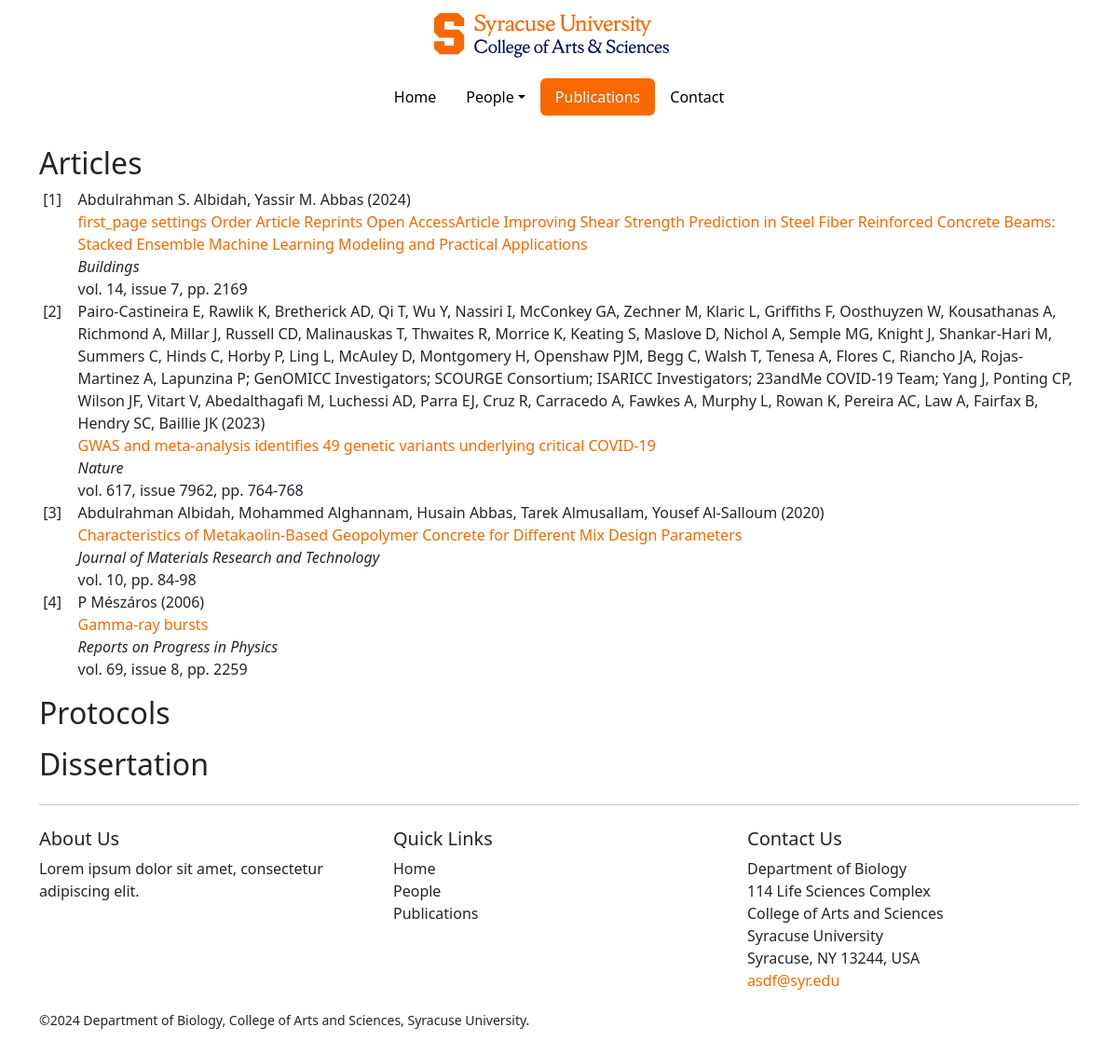
Before: /publications/ with the older database file.
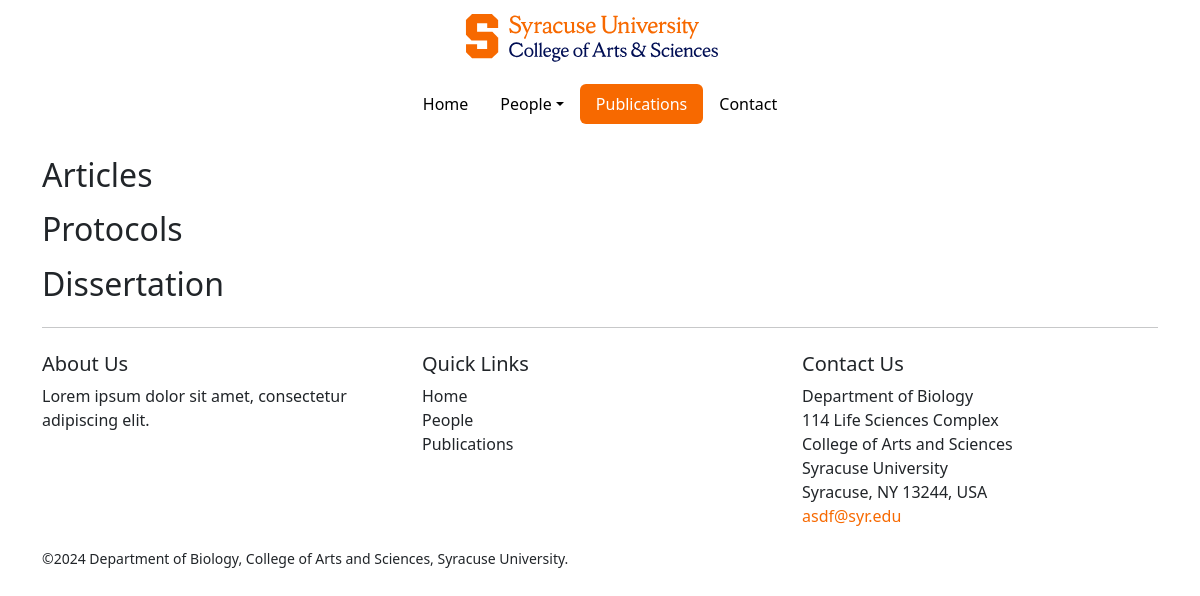
After: the same page with the newer database file.
### publications/models.py (models this page shows, shortened)
class Publication(models.Model):
    type = models.CharField(max_length=13, default="Journal",
        choices={
            "Journal":"Journal",
            "Protocol":"Protocol",
            "Patent":"Patent",
            "Dissertation":"Dissertation"})
    title = models.CharField(max_length=999)
    authors = models.TextField(help_text="Comma separated list of authors")
    year = models.PositiveIntegerField()
    month = models.PositiveIntegerField(blank=True, null=True)
    journal = models.CharField(max_length=255)
    volume = models.PositiveIntegerField(blank=True, null=True)
    issue = models.PositiveIntegerField(blank=True, null=True)
    pages = models.CharField(max_length=50, blank=True, null=True)
    doi = models.URLField(validators=[URLValidator()])
    class Meta:
        ordering = ['-year','-month']  # Sort by name in ascending order

### publications/views.py (the view)
# urls.py: re_path(r'^(?:(?P<first_name>\w+)/(?P<last_name>\w+)/(?P<name_used_for_publication>.+)/)?$', PublicationListView.as_view(), name='publication_list'),
class PublicationListView(ListView):
    template_name = 'publications/publication_list.html'
    context_object_name = 'publications'
    def get_queryset(self):
        publications = Publication.objects.all().order_by('-year','-month')
        return publications
    def get_context_data(self, **kwargs):
        context = super().get_context_data(**kwargs)
        context['target_author'] = self.kwargs.get('name_used_for_publication', 'Miao Y')  # Pass the target author name to the context
        return context

### main/templatetags/nav_active.py (called while the page is built)
@register.simple_tag
def active_url(request, url_name):
    if resolve(request.path_info).url_name == url_name:
        return "active"
    return ""

### publications/templates/publications/publication_list.html (shortened to what this page needs)
{% extends "base.html" %}
{% block content %}
<h2>Articles</h2>
<ol class="custom-counter">
    {% for article in publications %}
    {% if article.type == "Journal" %}
    <li class="list-group-item">
        {{ article.authors }} ({{ article.year }})<br/>
        <a href="{{ article.doi}}">{{ article.title }}</a><br/>
        <em>{{ article.journal }}</em><br/>
        {% if article.volume %} vol. {{ article.volume }}, {% endif %} {% if article.issue %} issue {{ article.issue }}, {% endif %} {% if article.pages %} pp. {{ article.pages }}{% endif %}
    </li>
    {% endif %}
    {% endfor %}
</ol>
<h2>Protocols</h2>
<h2>Dissertation</h2>
{% endblock %}

### templates/base.html (shortened to what this page needs)
<!DOCTYPE html>
<html lang="en">
<head>
    <link href="https://cdn.jsdelivr.net/npm/bootstrap@5.3.3/dist/css/bootstrap.min.css" rel="stylesheet">
</head>
<body>
    {% load static %}
    {% load nav_active %}
    <nav class="navbar justify-content-center">
        <a class="navbar-brand" href="{% url 'main_page' %}">
            <img src="/static/syracuse-arts-sciences.svg" alt="Logo" style="height:50px;">
        </a>
    </nav>
    <nav class="navbar justify-content-center" id="navbarNav">
        <ul class="nav nav-pills">
            <li class="nav-item">
                <a class="nav-link {% active_url request 'main_page' %}" href="{% url 'main_page' %}">Home</a>
            </li>
            <li class="nav-item dropdown">
                <a class="nav-link dropdown-toggle {% active_url request 'people_list' %}" href="{% url 'people_list' %}" role="button" aria-expanded="false">People</a>
            </li>
            <li class="nav-item">
                <a class="nav-link {% active_url request 'publication_list' %}" href="{% url 'publication_list' %}">Publications</a>
            </li>
            <li class="nav-item">
                <a class="nav-link {% active_url request 'contact' %}" href="{% url 'contact' %}">Contact</a>
            </li>
        </ul>
    </nav>
    <div class="container mt-4">
        {% block content %}{% endblock %}
    </div>
    <div class="container">
        <hr class="mt-4 mb-2">
    </div>
    <footer class="footer mt-auto py-3">
        <div class="container">
            <div class="row mb-1">
                <div class="col-md-4">
                    <h5>About Us</h5>
                    <p>Lorem ipsum dolor sit amet, consectetur adipiscing elit.</p>
                </div>
                <div class="col-md-4">
                    <h5>Quick Links</h5>
                    <ul class="list-unstyled">
                        <li><a href="{% url 'main_page' %}" class="text-dark text-decoration-none">Home</a></li>
                        <li><a href="{% url 'people_list' %}" class="text-dark text-decoration-none">People</a></li>
                        <li><a href="{% url 'publication_list' %}" class="text-dark text-decoration-none">Publications</a></li>
                    </ul>
                </div>
                <div class="col-md-4">
                    <h5>Contact Us</h5>
                    <address>
                        Department of Biology<br/>
                        114 Life Sciences Complex<br/>
                        College of Arts and Sciences<br/>
                        Syracuse University<br/>
                        Syracuse, NY 13244, USA<br/>
                        <a href="mailto:asdf@syr.edu">asdf@syr.edu</a>
                    </address>
                </div>
            </div>
            <div class="row mb-1">
                <div class="col-12">
                    <p class="small">&copy;2024 Department of Biology, College of Arts and Sciences, Syracuse University.</p>
                </div>
            </div>
        </div>
    </footer>
</body>
</html>

### templates/base.html (style rules this page uses)
:root { --primary-color: #F76900; --secondary-color: #000E54; }
a { color: var(--primary-color); text-decoration: none; }
.nav-pills .nav-link { background-color: var(--custom-primary-color, #FFFFFF); color: #000000; }
.nav-pills .nav-link.active { background-color: var(--custom-primary-color, #F76900); color: #FFFFFF; }

Changed rows visible on the page:
removed Publication: authors "Abdulrahman S. Albidah, Yassir M. Abbas", year "2024", title "first_page settings Order Article Reprints Open AccessArticle Improving Shear Strength Prediction in Steel Fiber Reinforced Concrete Beams: Stacked Ensemble Machine Learning Modeling and Practical Applications", journal "Buildings", volume "14", issue "7", pages "2169"
removed Publication: authors "Pairo-Castineira E, Rawlik K, Bretherick AD, Qi T, Wu Y, Nassiri I, McConkey GA, Zechner M, Klaric L, Griffiths F, Oosthuyzen W, Kousathanas A, Richmond A, Millar J, Russell CD, Malinauskas T, Thwaites R, Morrice K, Keating S, Maslove D, Nichol A, Semple MG, Knight J, Shankar-Hari M, Summers C, Hinds C, Horby P, Ling L, McAuley D, Montgomery H, Openshaw PJM, Begg C, Walsh T, Tenesa A, Flores C, Riancho JA, Rojas-Martinez A, Lapunzina P; GenOMICC Investigators; SCOURGE Consortium; ISARICC Investigators; 23andMe COVID-19 Team; Yang J, Ponting CP, Wilson JF, Vitart V, Abedalthagafi M, Luchessi AD, Parra EJ, Cruz R, Carracedo A, Fawkes A, Murphy L, Rowan K, Pereira AC, Law A, Fairfax B, Hendry…", year "2023", title "GWAS and meta-analysis identifies 49 genetic variants underlying critical COVID-19", journal "Nature", volume "617", issue "7962", pages "764-768"
removed Publication: authors "Abdulrahman Albidah, Mohammed Alghannam, Husain Abbas, Tarek Almusallam, Yousef Al-Salloum", year "2020", title "Characteristics of Metakaolin-Based Geopolymer Concrete for Different Mix Design Parameters", journal "Journal of Materials Research and Technology", volume "10", pages "84-98"
removed Publication: authors "P Mészáros", year "2006", title "Gamma-ray bursts", journal "Reports on Progress in Physics", volume "69", issue "8", pages "2259"
